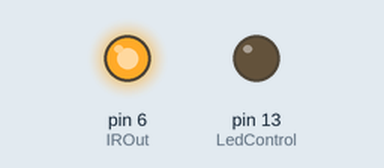
Recording of a sketch running on a simulated Arduino Uno, built with avr-gcc and run on an emulated ATmega328P. Shown: output pins drawn as LEDs (lit = HIGH). What the sketch prints to the serial monitor is not drawn.

Above: at 0.1 s.
Timing chart, 0 to 1.6 s (numbered marks = the images above):
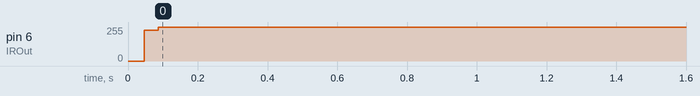

The sketch:

robot_backup.ino
```cpp
volatile int viRobsapienCmd = -1;  // A robosapien command sent over the UART request
//////////////////////////////////////////////////////////////////
// Begin Robosapien specific variable deinitions
//////////////////////////////////////////////////////////////////
// Some but not all RS commands are defined
#define RSTurnRight       0x80
#define RSRightArmUp      0x81
#define RSRightArmOut     0x82
#define RSTiltBodyRight   0x83
#define RSRightArmDown    0x84
#define RSRightArmIn      0x85
#define RSWalkForward     0x86
#define RSWalkBackward    0x87
#define RSTurnLeft        0x88
#define RSLeftArmUp       0x89
#define RSLeftArmOut      0x8A
#define RSTiltBodyLeft    0x8B
#define RSLeftArmDown     0x8C
#define RSLeftArmIn       0x8D
#define RSStop            0x8E
#define RSWakeUp          0xB1
#define RSBurp            0xC2
#define RSRightHandStrike 0xC0
#define RSNoOp            0xEF
//
#define RSRightHandSweep  0xC1
#define RSRightHandStrike2 0xC3
#define RSHigh5           0xC4
#define RSFart            0xC7
#define RSLeftHandStrike  0xC8
#define RSLeftHandSweep  0xC9
#define RSWhistle         0xCA
#define RSRoar            0xCE
int command, buff[]={
0x80, 0x81, 0x82, 0x83, 0x84, 0x85,
0x86, 0x87, 0x88, 0x89, 0x8A, 0x8B, 0x8C, 0x8D, 0x8E, 0xB1,
0xC2, 0xC0, 0xEF, 0xC1, 0xC3, 0xC4, 0xC7, 0xC8, 0xC9};
int LedControl = 13;     // Show when control on
int IROut= 6;            // Where the echoed command will be sent from
int bitTime=516;          // Bit time (Theoretically 833 but 516)
// works for transmission and is faster
int last;                 // Previous command from IR
//////////////////////////////////////////////////////////////////
// Begin Robosapien specific code
//////////////////////////////////////////////////////////////////
// send the command 8 bits
void RSSendCommand(int command) {
digitalWrite(IROut,LOW);
delayMicroseconds(8*bitTime);
for (int i=0;i<8;i++) {
digitalWrite(IROut,HIGH);
delayMicroseconds(bitTime);
if ((command & 128) !=0) delayMicroseconds(3*bitTime);
digitalWrite(IROut,LOW);
delayMicroseconds(bitTime);
command <<= 1;
}
digitalWrite(IROut,HIGH);
delay(250); // Give a 1/4 sec before next
}
// Set up Robosapien functionality
void RSSetup()
{
pinMode(IROut, OUTPUT);
pinMode(LedControl,OUTPUT);
digitalWrite(IROut,HIGH);
// Make robot burp to indicate setup is complete
RSSendCommand(RSBurp);
}
void setup()
{
Serial.begin(9600);
Serial.println("RobSapien Start");
RSSetup();
}
void loop()
{
}
```
